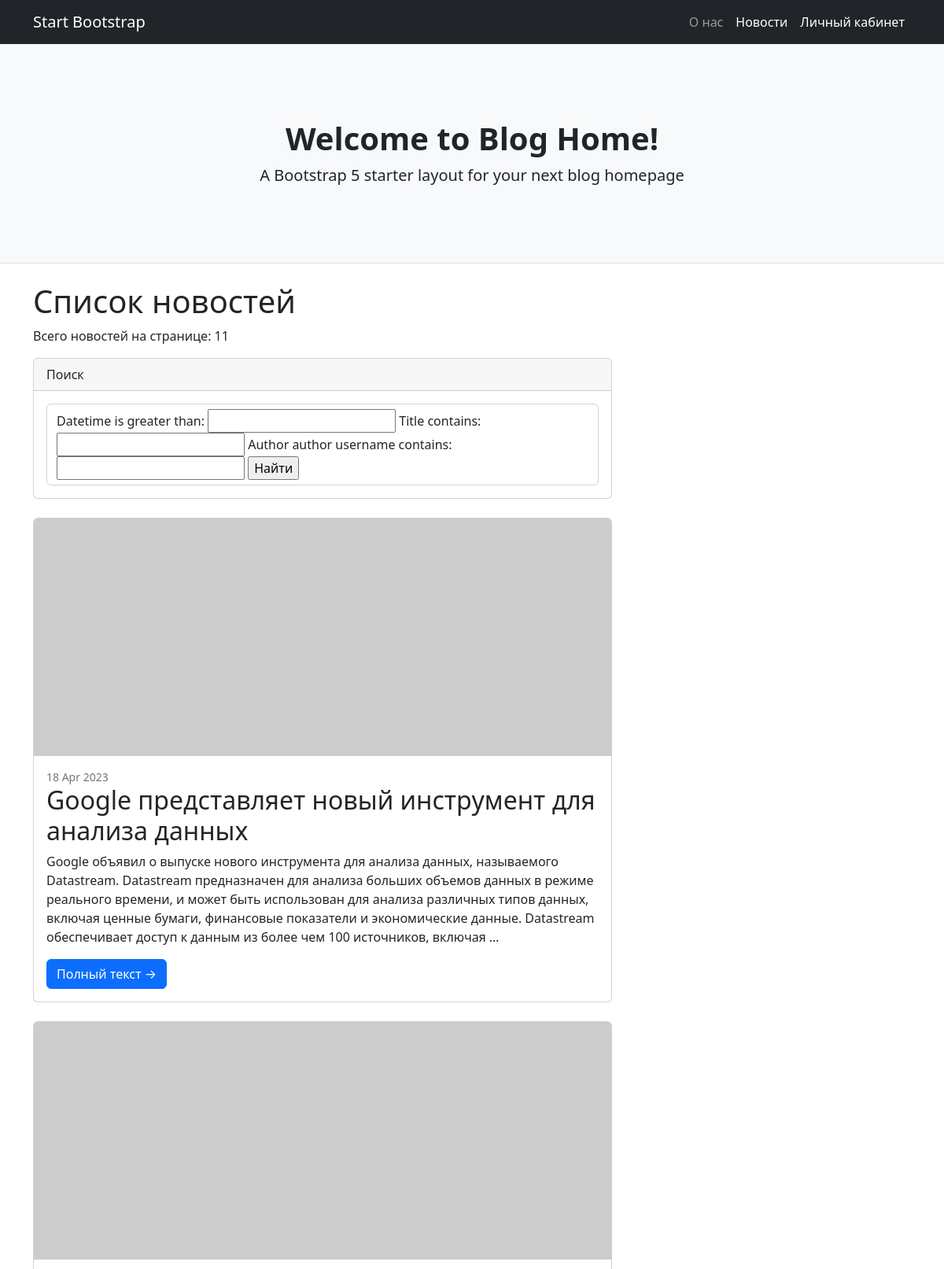
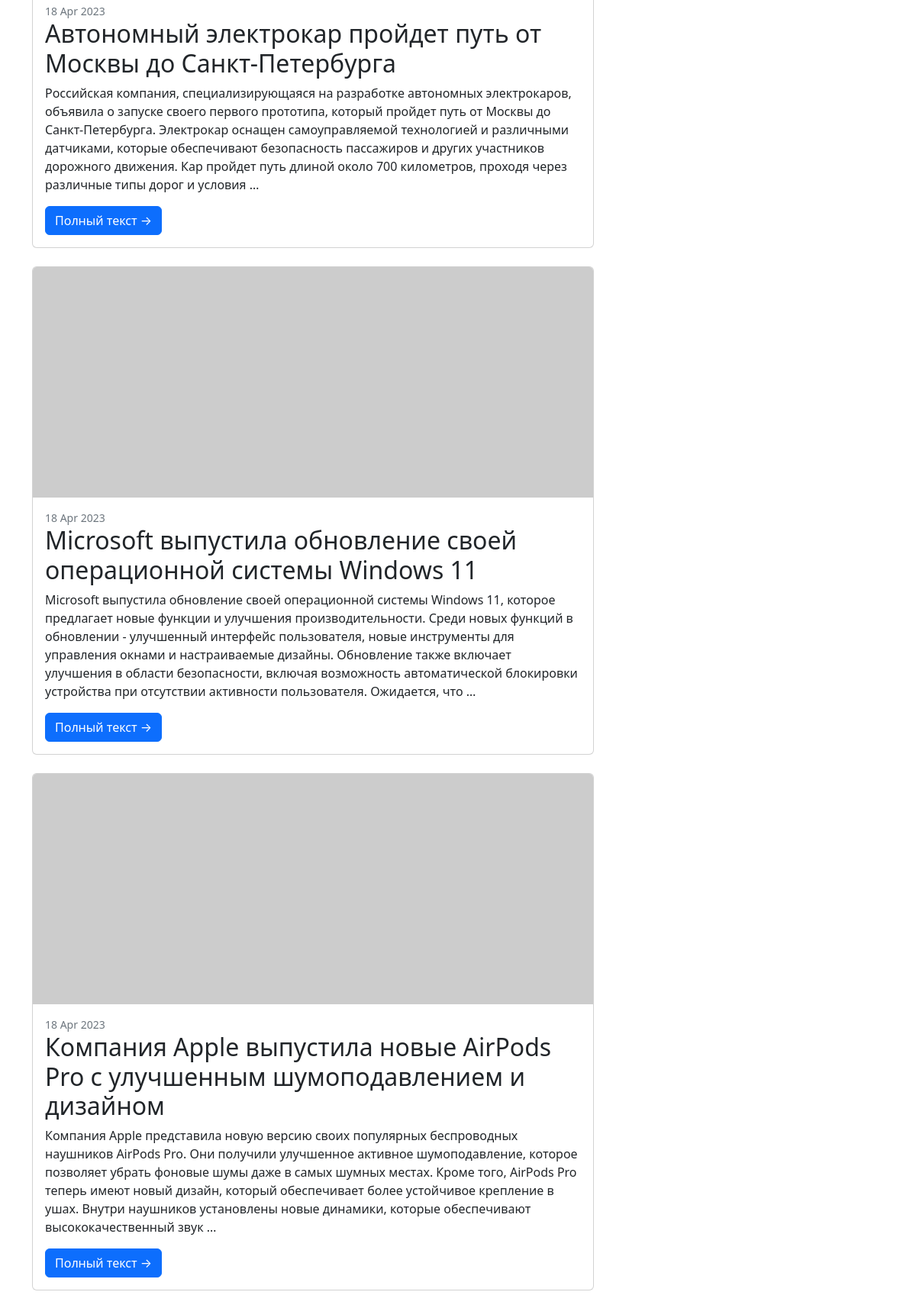
The app's page /news/search/ (upper part) with its own data (2 pictures, top to bottom).
### news/models.py (models this page shows, shortened)
class Post(models.Model):
    author = models.ForeignKey(Author, on_delete=models.CASCADE)
    NEWS = 'NW'
    ARTICLE = 'AR'
    POST_TYPE_CHOICES = [
        (NEWS, 'Новость'),
        (ARTICLE, 'Статья')
    ]
    type = models.CharField(
        max_length=2,
        choices=POST_TYPE_CHOICES,
        default=NEWS
    )
    datetime = models.DateTimeField(auto_now_add=True)
    category = models.ManyToManyField(Category, through='PostCategory')
    title = models.CharField(max_length=128)
    text = models.TextField()
    rating = models.SmallIntegerField(default=0)

### news/views.py (the view)
# urls.py: path('search/', Search.as_view()),
class Search(ListView):
    model = Post
    template_name = 'news/search.html'
    context_object_name = 'news'
    def get_context_data(self, **kwargs):
        context = super().get_context_data(**kwargs)
        context['filter'] = PostFilter(self.request.GET, queryset=self.get_queryset())
        return context

### accounts/templatetags/custom_filters.py (called while the page is built)
@register.filter(name='censor')
def censor(text):
    censor_words = ('мат', 'ещёмат', 'трехэтажныймат') #кортеж нецензурных слов
    censored_text = []
    for word in text.split():
        if word.lower().strip('''!()-[]{};?@#$%:'"\,./^&amp;*_''') in censor_words:
            word = '*' * len(word)
            censored_text.append(word)
        else:
            censored_text.append(word)
    return ' '.join(censored_text)

### templates/news/search.html (shortened to what this page needs)
{% extends 'flatpages/default.html' %}
{% load custom_filters %}
{% block content %}
<h1>Список новостей</h1>
<p>Всего новостей на странице: {{ news | length }}</p>
<div class="col-lg-8">
    <div class="card mb-4">
        <div class="card-header">Поиск</div>
        <div class="card-body">
            <form class="form-control" method="GET">
                {{ filter.form }}
                <input type="submit" value="Найти">
            </form>
        </div>
    </div>
</div>
<div class="col-lg-8">
    {% for news in filter.qs %}
    <div class="card mb-4">
        <a href="{% url 'post_details' news.id %}"><img class="card-img-top" src="https://dummyimage.com/850x350/dee2e6/6c757d.jpg" alt="..." /></a>
        <div class="card-body">
            <div class="small text-muted">{{ news.datetime|date:'d M Y' }}</div>
            <h2 class="card-title">{{ news.title|censor }}</h2>
            <p class="card-text">{{ news.text|truncatewords:50|censor }}</p>
            <a class="btn btn-primary" href="{% url 'post_details' news.id %}">Полный текст →</a>
        </div>
    </div>
    {% endfor %}
</div>
{% endblock content %}

### records on screen
Post: datetime "18 Apr 2023", title|censor "Google представляет новый инструмент для анализа данных", text|censor "Google объявил о выпуске нового инструмента для анализа данных, называемого Datastream. Datastream предназначен для анализа больших объемов данных в режиме реального времени, и может быть использован для анализа различных типов данных, включая ценные бумаги, финансовые показатели и экономические данные. Datastream обеспечивает доступ к данным из более чем 100 источников, включая …"
Post: datetime "18 Apr 2023", title|censor "Автономный электрокар пройдет путь от Москвы до Санкт-Петербурга", text|censor "Российская компания, специализирующаяся на разработке автономных электрокаров, объявила о запуске своего первого прототипа, который пройдет путь от Москвы до Санкт-Петербурга. Электрокар оснащен самоуправляемой технологией и различными датчиками, которые обеспечивают безопасность пассажиров и других участников дорожного движения. Кар пройдет путь длиной около 700 километров, проходя через различные типы дорог и условия …"
Post: datetime "18 Apr 2023", title|censor "Microsoft выпустила обновление своей операционной системы Windows 11", text|censor "Microsoft выпустила обновление своей операционной системы Windows 11, которое предлагает новые функции и улучшения производительности. Среди новых функций в обновлении - улучшенный интерфейс пользователя, новые инструменты для управления окнами и настраиваемые дизайны. Обновление также включает улучшения в области безопасности, включая возможность автоматической блокировки устройства при отсутствии активности пользователя. Ожидается, что …"
Post: datetime "18 Apr 2023", title|censor "Компания Apple выпустила новые AirPods Pro с улучшенным шумоподавлением и дизайном", text|censor "Компания Apple представила новую версию своих популярных беспроводных наушников AirPods Pro. Они получили улучшенное активное шумоподавление, которое позволяет убрать фоновые шумы даже в самых шумных местах. Кроме того, AirPods Pro теперь имеют новый дизайн, который обеспечивает более устойчивое крепление в ушах. Внутри наушников установлены новые динамики, которые обеспечивают высококачественный звук …"

### other values on screen
{{ news | length }} "11"
